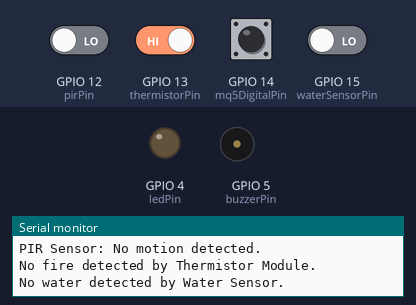
Simulated run of this sketch. Board: ESP8266 (NodeMCU). Shown: output pins drawn as LEDs (lit = HIGH), buzzer (waves = sounding, pin HIGH), the last lines printed to the serial monitor. The inputs (shaded band) are chosen by the test bench; at power-on: GPIO 13 (thermistorPin), GPIO 14 (mq5DigitalPin) HIGH, GPIO 12 (pirPin), GPIO 15 (waterSensorPin) LOW. WiFi joins after 1.5 s; servers stay silent unless stated.

Above: at 3.0 s.
3.1 s: GPIO 12 (pirPin) driven HIGH
At 4.8 s:
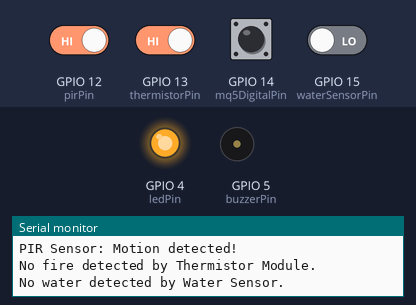
5.3 s: GPIO 13 (thermistorPin) driven LOW
At 6.9 s:
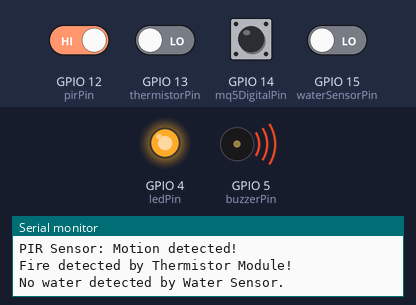
7.3 s: GPIO 12 (pirPin) driven LOW
At 8.9 s:
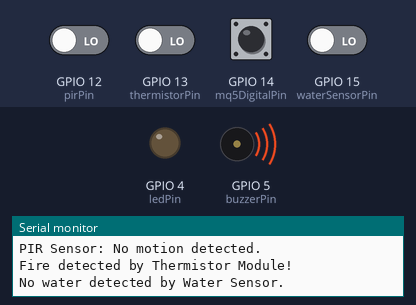
Timing chart, 0 to 10.4 s (numbered marks = the images above; inputs shaded):
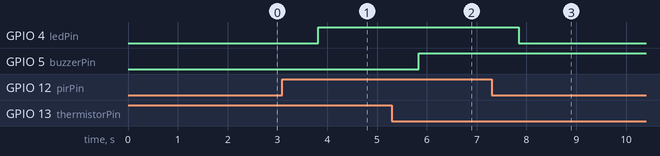

The sketch:

Home_Safety_System.ino
```cpp
#define BLYNK_PRINT Serial

#define BLYNK_TEMPLATE_ID "TMPL3BKfeF8CL"
#define BLYNK_TEMPLATE_NAME "Home Safety System"
#define BLYNK_AUTH_TOKEN "7T3O4Y38XSrtO657DX4Izgb0eYX3zlRp"

#include <ESP8266WiFi.h>
#include <BlynkSimpleEsp8266.h>

const int mq5DigitalPin = 14;
const int pirPin = 12;
const int thermistorPin = 13;
const int waterSensorPin = 15;
const int buzzerPin = 5;
const int ledPin = 4; // Define the LED pin

char ssid[] = "Yashu";
char pass[] = "9985996227";

void setup() {
  Serial.begin(115200);
  Blynk.begin(BLYNK_AUTH_TOKEN, ssid, pass);

  pinMode(mq5DigitalPin, INPUT);
  pinMode(pirPin, INPUT);
  pinMode(thermistorPin, INPUT);
  pinMode(waterSensorPin, INPUT);
  pinMode(buzzerPin, OUTPUT);
  pinMode(ledPin, OUTPUT); // Initialize the LED pin as output
}

void loop() {
  Blynk.run();

  bool activateBuzzer = false;

  int mq5State = digitalRead(mq5DigitalPin);
  if (mq5State == LOW) {
    Serial.println("MQ-5 Sensor: Gas detected!");
    activateBuzzer = true;
    Blynk.virtualWrite(V0, 1); // Send '1' to indicate gas detected
    Blynk.logEvent("gases_detected");
  } else {
    Serial.println("MQ-5 Sensor: No gas detected.");
    Blynk.virtualWrite(V0, 0); // Send '0' to indicate no gas detected
  }

  int pirState = digitalRead(pirPin);
  if (pirState == HIGH) {
    Serial.println("PIR Sensor: Motion detected!");
    digitalWrite(ledPin, HIGH); // Turn on the LED
    Blynk.virtualWrite(V1, 1); // Send '1' to indicate motion detected
  } else {
    Serial.println("PIR Sensor: No motion detected.");
    digitalWrite(ledPin, LOW); // Turn off the LED
    Blynk.virtualWrite(V1, 0); // Send '0' to indicate no motion detected
  }

  int thermistorValue = digitalRead(thermistorPin);
  if (thermistorValue == LOW) {
    Serial.println("Fire detected by Thermistor Module!");
    activateBuzzer = true;
    Blynk.virtualWrite(V2, 1); // Send '1' to indicate fire detected
    Blynk.logEvent("fire_alarm");
  } else {
    Serial.println("No fire detected by Thermistor Module.");
    Blynk.virtualWrite(V2, 0); // Send '0' to indicate no fire detected
  }

  int waterValue = digitalRead(waterSensorPin);
  if (waterValue == HIGH) {
    Serial.println("Water detected by Water Sensor!");
    Blynk.virtualWrite(V3, 1); // Send '1' to indicate water detected
  } else {
    Serial.println("No water detected by Water Sensor.");
    Blynk.virtualWrite(V3, 0); // Send '0' to indicate no water detected
  }

  if (activateBuzzer) {
    digitalWrite(buzzerPin, HIGH);
  } else {
    digitalWrite(buzzerPin, LOW);
  }

  Serial.println();
  delay(1000);
}
```

Measured:
- after the input at 3.1 s, GPIO 4 (ledPin): LOW → HIGH after 0.72 s
- after the input at 5.3 s, GPIO 5 (buzzerPin): LOW → HIGH after 0.54 s
- after the input at 7.3 s, GPIO 4 (ledPin): HIGH → LOW after 0.55 s
